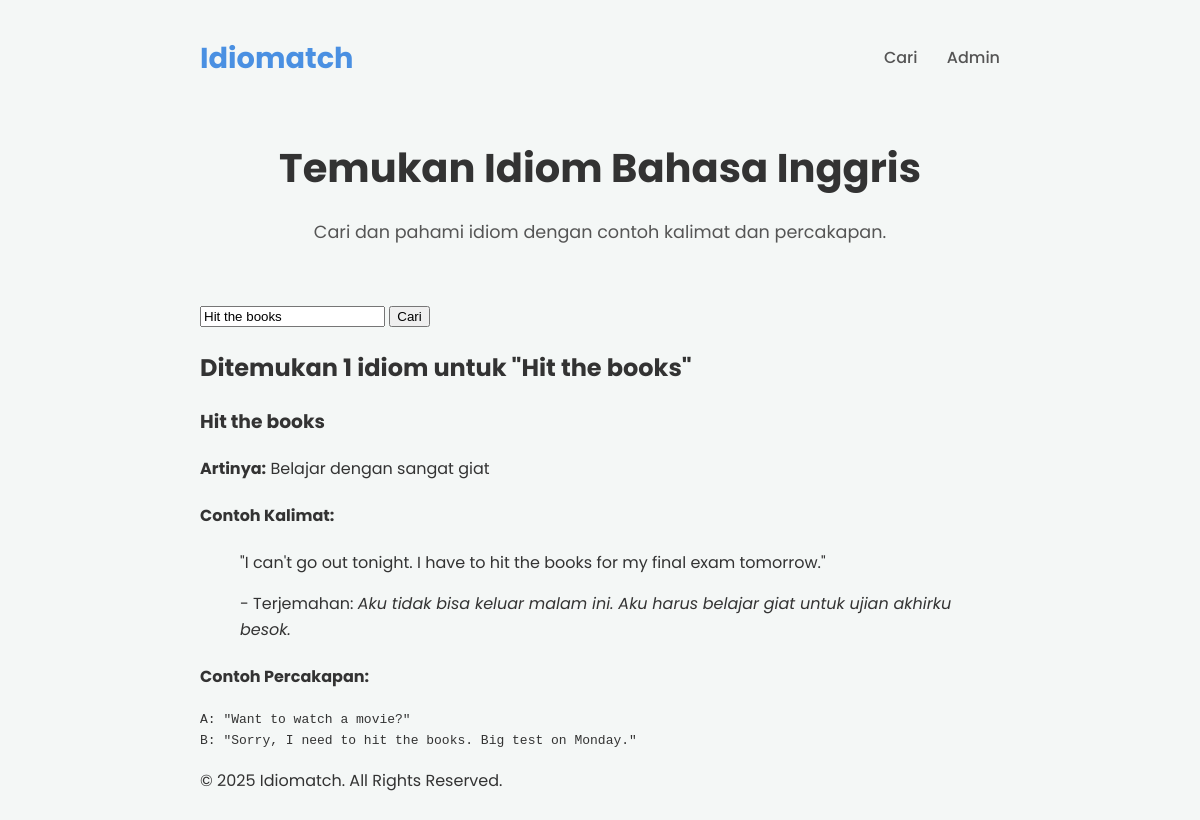
Page /index.php?keyword=Hit the books on the committed database.
### tables this page shows
CREATE TABLE IF NOT EXISTS `idioms` (
  `id` int NOT NULL AUTO_INCREMENT,
  `idiom` varchar(255) NOT NULL,
  `meaning_id` text NOT NULL,
  `example_sentence` text NOT NULL,
  `sentence_translation` text NOT NULL,
  `example_conversation` text NOT NULL,
  PRIMARY KEY (`id`)
);

### index.php (the view, shortened to what this page needs)
<?php
include 'includes/db.php';
include 'includes/header.php';
$results = [];
$keyword = '';
$search_performed = false;
if (isset($_GET['keyword']) && !empty(trim($_GET['keyword']))) {
    $search_performed = true;
    $keyword = trim($_GET['keyword']);
    $search_term = "%" . $keyword . "%";
    $sql = "SELECT * FROM idioms WHERE idiom LIKE ? OR meaning_id LIKE ? OR example_sentence LIKE ?";
    $stmt = $conn->prepare($sql);
    $stmt->bind_param("sss", $search_term, $search_term, $search_term);
    $stmt->execute();
    $result_set = $stmt->get_result();
    if ($result_set->num_rows > 0) {
        while ($row = $result_set->fetch_assoc()) {
            $results[] = $row;
        }
    }
}
?>
<section class="search-section">
    <form action="index.php" method="GET" class="search-form">
        <input type="text" name="keyword" placeholder="Ketik kata kunci (misal: leg, bullet)..." class="search-input" value="<?= htmlspecialchars($keyword) ?>" required>
        <button type="submit" class="search-button">Cari</button>
    </form>
</section>
<section class="results-section">
    <?php if ($search_performed): ?>
        <?php if (!empty($results)): ?>
            <h2 class="results-title">Ditemukan <?= count($results) ?> idiom untuk "<?= htmlspecialchars($keyword) ?>"</h2>
            <?php foreach ($results as $row): ?>
                <div class="idiom-card">
                    <h3 class="idiom-title"><?= htmlspecialchars($row['idiom']) ?></h3>
                    <div class="idiom-content">
                        <p><strong>Artinya:</strong> <?= htmlspecialchars($row['meaning_id']) ?></p>
                        <h4>Contoh Kalimat:</h4>
                        <blockquote class="example-quote">
                            <p>"<?= htmlspecialchars($row['example_sentence']) ?>"</p>
                            <footer>- Terjemahan: <em><?= htmlspecialchars($row['sentence_translation']) ?></em></footer>
                        </blockquote>
                        <h4>Contoh Percakapan:</h4>
                        <div class="conversation">
                            <pre><?= htmlspecialchars($row['example_conversation']) ?></pre>
                        </div>
                    </div>
                </div>
            <?php endforeach; ?>
        <?php endif; ?>
    <?php endif; ?>
</section>
<?php
include 'includes/footer.php';
?>

### css/style.css (style rules this page uses)
:root { --primary-color: #4A90E2; --secondary-color: #50E3C2; --danger-color: #E94E77; --background-color: #f4f7f6; --text-color: #333; --card-bg-color: #ffffff; --shadow: 0 4px 15px rgba(0, 0, 0, 0.1); --border-radius: 12px; }
body { font-family: 'Poppins', sans-serif; margin: 0; background-color: var(--background-color); color: var(--text-color); line-height: 1.6; }

### rows in the picture
idioms: idiom "Hit the books", meaning "Belajar dengan sangat giat", example_sentence "I can't go out tonight. I have to hit the books for my final exam tomorrow.", sentence_translation "Aku tidak bisa keluar malam ini. Aku harus belajar giat untuk ujian akhirku besok.", example_conversation "A: \"Want to watch a movie?\" B: \"Sorry, I need to hit the books. Big test on Monday.\""

### other values in the picture
count($results) "1"
$keyword "Hit the books"
